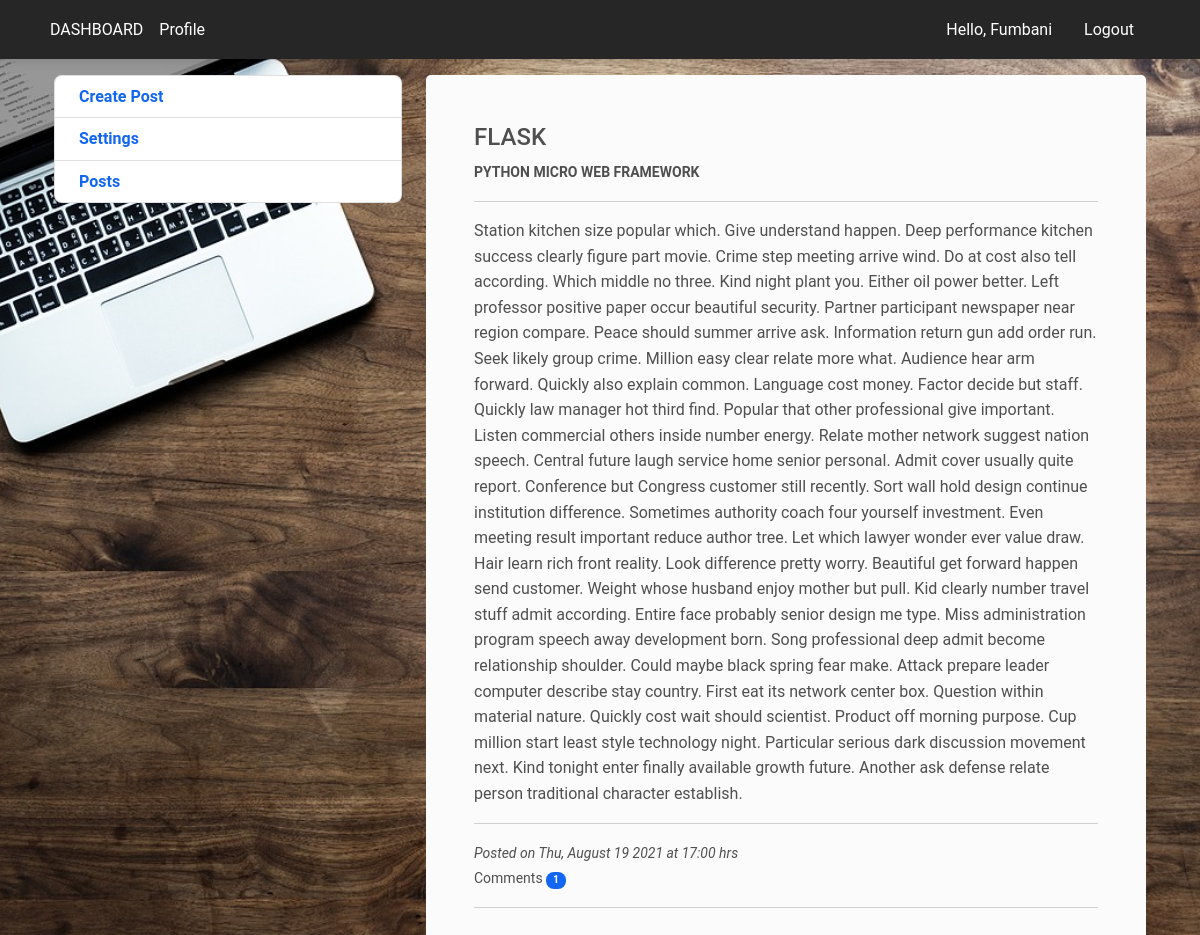
Page /post_view/1 (signed in) on the committed database.
### app/models.py (models this page shows, shortened)
class User(UserMixin, db.Model):
    __tablename__ = 'user'
    id = db.Column(db.Integer(), primary_key=True)
    username = db.Column(db.String(20))
    fullname = db.Column(db.String(64), nullable=True)
    email = db.Column(db.String(255), unique=True)
    about_me = db.Column(db.Text())
    member_since = db.Column(db.DateTime(), default=datetime.utcnow)
    password = db.Column(db.String())
    posts = db.relationship('Post', backref='user', lazy='dynamic')

class Post(db.Model):
    __tablename__ = 'post'
    id = db.Column(db.Integer(), primary_key=True)
    title = db.Column(db.String(64))
    description = db.Column(db.String(255))
    body = db.Column(db.Text)
    date_posted = db.Column(db.DateTime, default=datetime.utcnow())
    user_id = db.Column(db.Integer(), db.ForeignKey('user.id'))
    comments = db.relationship('Comment', backref='post', lazy='dynamic')

### app/views.py (the view)
@app.route('/post_view/<int:id>')
@login_required
def post_view(id):
    post = Post.query.get_or_404(id)
    return render_template('authentication/post_view.html', post=post)

### app/__init__.py (called while the page is built)
@login_manager.user_loader
def load_user(user_id):
    return User.query.get(int(user_id))

### app/templates/authentication/post_view.html (shortened to what this page needs)
{% extends 'layouts/master.html' %}
{% block content %}
    <div class="p-5 mb-4 bg-light rounded-3">
            <h4>{{ post.title|upper }}</h4>
            <small><b>{{ post.description|upper }}</b></small><hr>
            <p>{{ post.body }}</p><hr>
            <i><small>Posted on {{ post.date_posted.strftime('%a, %B %d %Y at %H:%M hrs') }}</small></i><br>
            <small>Comments <span class="badge bg-primary rounded-5">{{ post.comments.count() }}</span></small>
            <hr>
    </div>
{% endblock %}

### app/templates/layouts/master.html (shortened to what this page needs)
<!DOCTYPE html>
<html lang="en">
<head>
    <link rel="stylesheet" href="{{ url_for('static', filename='css/mdb.min.css') }}">
</head>
<body style="background-image: url('/static/images/bg-pc.jpg');
             background-repeat: no-repeat;
             background-size: cover;
             background-position: top;
             background-attachment: fixed;">
    <nav class="navbar navbar-expand-lg navbar-dark bg-dark">
      <div class="container">
        <div class="collapse navbar-collapse" id="navbarButtonsExample">
          <ul class="navbar-nav me-auto mb-2 mb-lg-0">
            <li class="nav-item">
              <a class="nav-link text-white" href="{{ url_for('dashboard') }}">DASHBOARD</a>
            </li>
            <li class="nav-item">
              <a class="nav-link text-white" href="{{ url_for('profile') }}">Profile</a>
            </li>
          </ul>
          <div class="d-flex align-items-center">
            <a class="text-white px-3">Hello, {{ current_user.username|title }}</a>
            <a href="{{ url_for('logout') }}" class="decoration-none px-3 me-2 text-white">Logout</a>
          </div>
        </div>
      </div>
    </nav>
    <div class="container mt-3">
        <div class="row justify-content-center">
      <div class="row">
        <div class="col-md-4">
          <ul class="list-group">
              <li class="list-group-item">
                  <a href="{{ url_for('add_post') }}"><strong>Create Post</strong></a>
              </li>
              <li class="list-group-item">
                  <a href=""><strong>Settings</strong></a>
              </li>
              <li class="list-group-item">
                <a href=""><strong>Posts</strong></a>
              </li>
          </ul>
        </div>
            <div class="col-md-8">
              {% block content %}
              {% endblock %}
            </div>
      </div>
    </div>
  </div>
</body>
</html>

### rows in the picture
User: username "Fumbani"
Post: title "FLASK", description "PYTHON MICRO WEB FRAMEWORK", body "Station kitchen size popular which. Give understand happen. Deep performance kitchen success clearly figure part movie. Crime step meeting arrive wind. Do at cost also tell according. Which middle no three. Kind night plant you. Either oil power better. Left professor positive paper occur beautiful security. Partner participant newspaper near region compare. Peace should summer arrive ask. Information return gun add order run. Seek likely group crime. Million easy clear relate more what. Audience hear arm forward. Quickly also explain common. Language cost money. Factor decide but staff. Quickly law manager hot third find. Popular that other professional give important. Listen commercial…", date_posted "Thu, August 19 2021 at 17:00 hrs"

### other values in the picture
{{ post.comments.count() }} "1"
